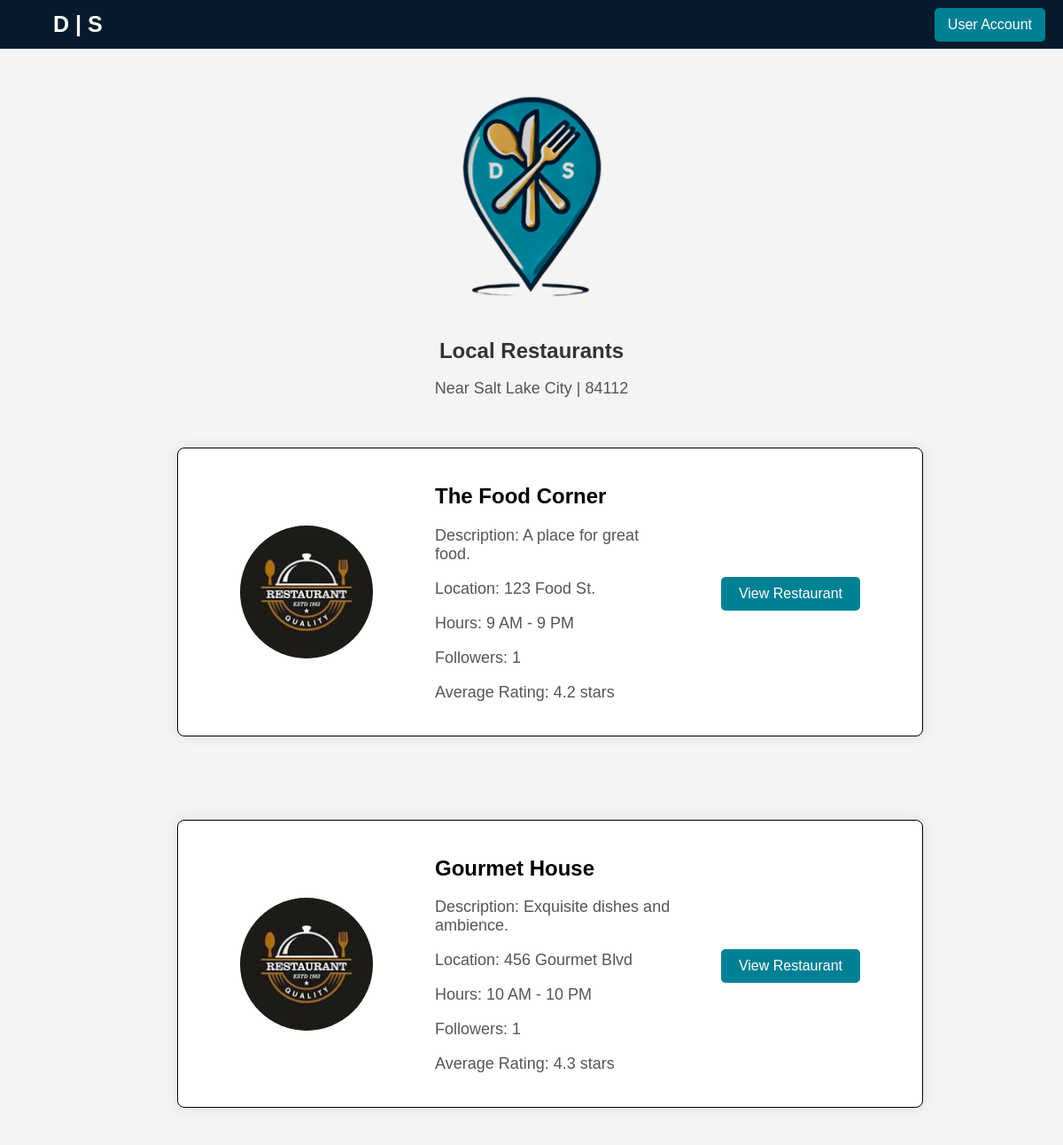
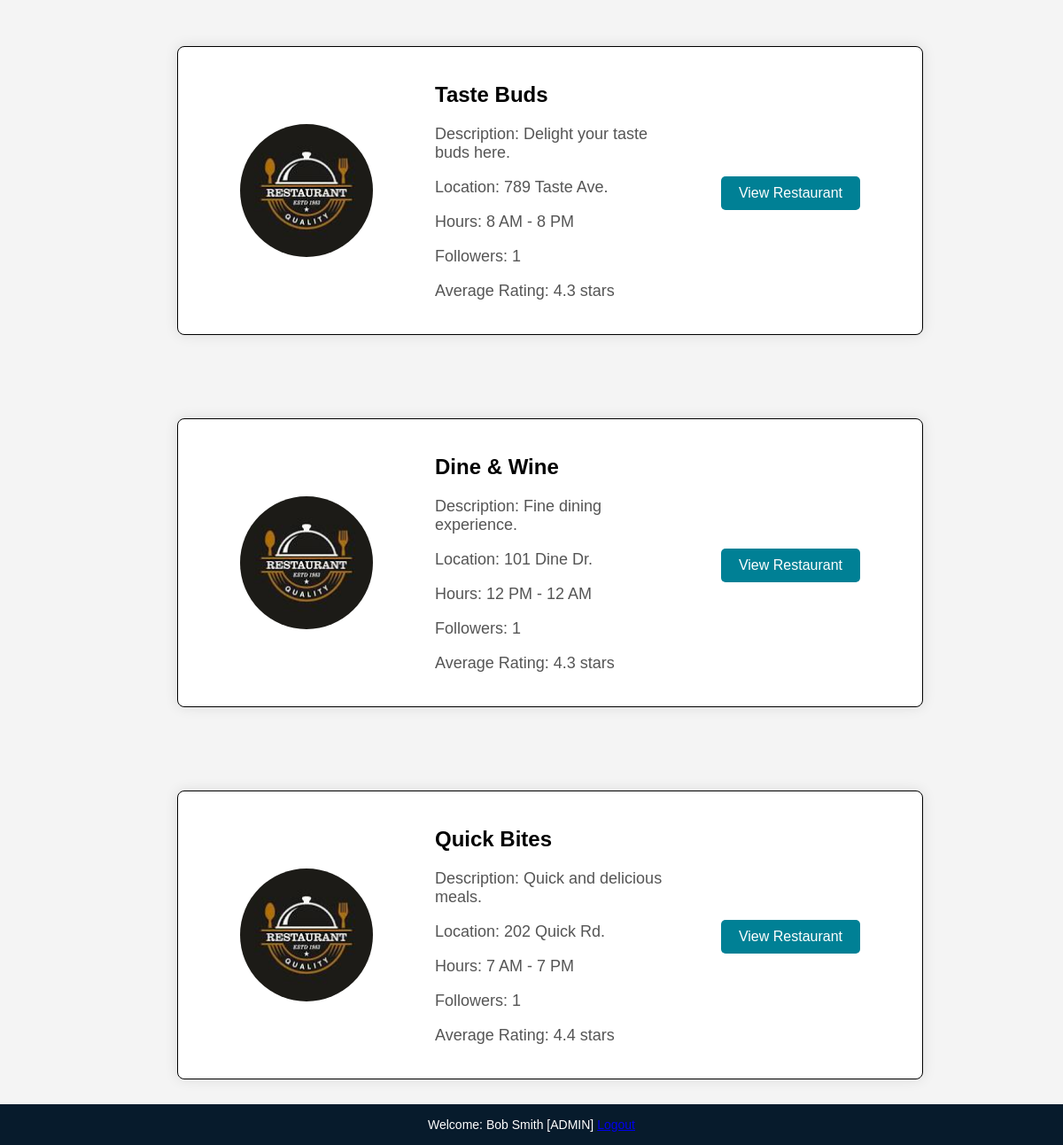
Page /Pages/home.php (signed in) on the committed database (2 pictures, top to bottom).
### tables this page shows
CREATE TABLE IF NOT EXISTS `restaurant` (
  `restaurant_id` int NOT NULL AUTO_INCREMENT,
  `name` varchar(100) NOT NULL,
  `location` varchar(100) DEFAULT NULL,
  `website` varchar(100) DEFAULT NULL,
  `phone_number` varchar(20) DEFAULT NULL,
  `email` varchar(100) DEFAULT NULL,
  `operating_hours` varchar(100) DEFAULT NULL,
  `description` text,
  `membership_id` int DEFAULT NULL,
  PRIMARY KEY (`restaurant_id`),
  KEY `membership_id` (`membership_id`)
);

### Pages/home.php (the view, shortened to what this page needs)
<?php
require_once 'login_db.php';
$firstName = $_SESSION['first_name'] ?? 'Null';
$lastName = $_SESSION['last_name'] ?? 'Null';
$userId = $_SESSION['user_id'] ?? 0;
$roleInt = $_SESSION['role'] ?? 0;
$userRole = match ($roleInt) {
    0 => 'STANDARD USER',
    1 => 'ADMIN',
    2 => 'MEMBER USER',
    default => 'Null',
};
$conn = new mysqli($hn, $un, $pw, $db);
$query = "
    SELECT r.*,
           COALESCE(AVG(rv.rating), 0) AS average_rating,
           COALESCE(COUNT(DISTINCT fol.follow_id), 0) AS followers,
           CASE WHEN EXISTS (
               SELECT 1 FROM followership fol WHERE fol.user_id = $userId AND fol.restaurant_id = r.restaurant_id
           ) THEN 1 ELSE 0 END AS is_following
    FROM restaurant r
    LEFT JOIN food_item fi ON r.restaurant_id = fi.restaurant_id
    LEFT JOIN review rv ON fi.food_item_id = rv.food_item_id
    LEFT JOIN followership fol ON r.restaurant_id = fol.restaurant_id
    GROUP BY r.restaurant_id";
$restaurants = $conn->query($query);
?>
<!DOCTYPE html>
<html lang="en">
<head>
    <link rel="stylesheet" href="../CSS/home.css">
</head>
<body>
    <header class="top-bar">
        <div class="left-text">
            <a href="home.php">D | S</a>
        </div>
        <div class="right-button">
            <a href="user-account.php" class="no-underline">User Account</a>
        </div>
    </header>
    <div class="content">
        <img src="../Images/ds_logo_simple_transparent.png" alt="DineScout Logo" class="center-logo">
        <h1>Local Restaurants</h1>
        <p>Near Salt Lake City | 84112</p>
        <br>
        <div class="restaurant-list">
            <?php foreach ($restaurants as $restaurant): ?>
                <div class="restaurant-item">
                    <img src="../Images/restaurant_logo.jpeg" alt="Restaurant Logo" class="restaurant-logo">
                    <div class="restaurant-info">
                        <h2><?php echo htmlspecialchars($restaurant['name'] ?? 'Unknown Restaurant'); ?></h2>
                        <p>Description: <?php echo htmlspecialchars($restaurant['description'] ?? 'No description available'); ?></p>
                        <p>Location: <?php echo htmlspecialchars($restaurant['location'] ?? 'Location unavailable'); ?></p>
                        <p>Hours: <?php echo htmlspecialchars($restaurant['operating_hours'] ?? 'No hours provided'); ?></p>
                        <p>Followers: <?php echo htmlspecialchars($restaurant['followers'] ?? '0'); ?></p>
                        <p>Average Rating: <?php echo htmlspecialchars(number_format($restaurant['average_rating'] ?? 0, 1)); ?> stars</p>
                    </div>
                    <div class="follow-button">
                        <a href="view-restaurant.php?restaurant_id=<?php echo htmlspecialchars($restaurant['restaurant_id'] ?? '0'); ?>" class="food-reviews-button">View Restaurant</a>
                    </div>
                </div>
                <br><br><br>
            <?php endforeach; ?>
        </div>
    </div>
    <footer class="footer">
        <p>
            Welcome:
            <?php echo htmlspecialchars($firstName . ' ' . $lastName . " [" . $userRole . "]"); ?>
            <a href="../pages/logout.php" class="logout-button">Logout</a>
        </p>
    </footer>
</body>
</html>

### CSS/home.css (style rules this page uses)
body { font-family: Arial, sans-serif; margin: 0; background-color: #f4f4f4; display: flex; flex-direction: column; align-items: center; }
.top-bar { width: 100%; background-color: #071b2c; color: white; padding: 10px 20px; display: flex; justify-content: space-between; align-items: center; position: fixed; top: 0; left: 0; height: 55px; box-sizing: border-box; }
.left-text a { text-decoration: none; color: white; font-size: 25px; font-weight: bold; margin-left: 40px; }
.no-underline { text-decoration: none; color: white; font-size: 16px; }
.right-button a { background-color: #008095; color: white; text-decoration: none; padding: 10px 15px; font-size: 16px; border-radius: 5px; display: inline-block; cursor: pointer; }
.content { text-align: center; padding-top: 100px; max-width: 800px; }
.center-logo { width: 175px; height: auto; margin-bottom: 20px; }
h1 { font-size: 24px; color: #333; }
p { font-size: 18px; color: #555; }
.restaurant-item { display: flex; align-items: center; background: white; border-radius: 8px; padding: 20px; margin: 20px 0; box-shadow: 0px 0px 15px rgba(0, 0, 0, 0.1); border: 1px solid black; min-height: 200px; max-width: 1200px; width: 100%; }
.restaurant-logo { width: 150px; height: 150px; border-radius: 50%; margin-right: 20px; padding: 50px; }
.restaurant-info { flex: 1; text-align: left; }
.food-reviews-button, .follow-button-link { background-color: #008095; color: white; text-decoration: none; padding: 10px 20px; font-size: 16px; cursor: pointer; border-radius: 5px; display: inline-block; text-align: center; margin-top: 5px; }
.follow-button { display: flex; flex-direction: column; gap: 10px; padding: 50px; }
.footer { width: 100%; background-color: #071b2c; text-align: center; padding: 15px 0; position: fixed; bottom: 0; left: 0; }
.footer p { margin: 0; color: white; font-size: 14px; }

### rows in the picture
restaurant: name "The Food Corner", description "A place for great food.", location "123 Food St.", operating_hours "9 AM - 9 PM", followers "1", average_rating "4.2"
restaurant: name "Gourmet House", description "Exquisite dishes and ambience.", location "456 Gourmet Blvd", operating_hours "10 AM - 10 PM", followers "1", average_rating "4.3"
restaurant: name "Taste Buds", description "Delight your taste buds here.", location "789 Taste Ave.", operating_hours "8 AM - 8 PM", followers "1", average_rating "4.3"
restaurant: name "Dine & Wine", description "Fine dining experience.", location "101 Dine Dr.", operating_hours "12 PM - 12 AM", followers "1", average_rating "4.3"
restaurant: name "Quick Bites", description "Quick and delicious meals.", location "202 Quick Rd.", operating_hours "7 AM - 7 PM", followers "1", average_rating "4.4"

### other values in the picture
$firstName . ' ' . $lastName . " [" . $userRole . "]" "Bob Smith [ADMIN]"
